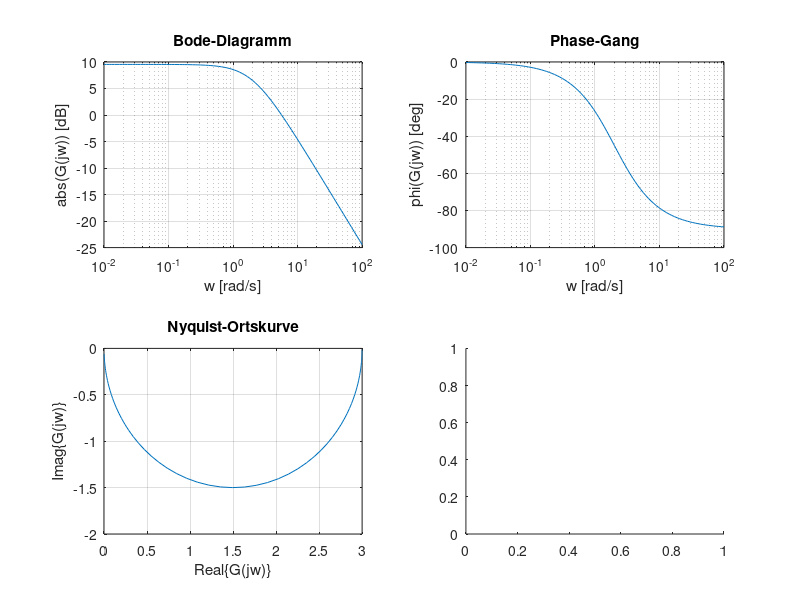

Recreate this plot in MATLAB. (Note: this script raises an error after producing the figure.)
% Berechnung des Bodediagramms für eine gegebene Übertragungsfunktion G(s)

% Definition des Frequenzvektors w
w = logspace(-2, 2, 100); % rad/s

% Parameter des Systems
K = 3;
T1 = 0.5;

% Berechnung von Real- und Imaginäranteil
ReG = K./(1 + (T1 .* w).^2);
ImG = -K .* T1 .* w./(1 + (T1 .* w).^2);

% Berechnung von Betrag und Phase
absG = sqrt(ReG.^2 + ImG.^2);
phiG = atan2(ImG, ReG);

% Darstellung als Bodediagramm und Nyquist-Ortskurve
h = figure;

% Bode-Diagramm
subplot(2, 2, 1);
semilogx(w, 20*log10(absG)); 
grid on;
title('Bode-Diagramm');
ylabel('abs(G(jw)) [dB]');
xlabel('w [rad/s]');

% Phase-Gang
subplot(2, 2, 2);
semilogx(w, phiG * 180 / pi);
grid on;
ylabel('phi(G(jw)) [deg]');
xlabel('w [rad/s]');
title('Phase-Gang');

% Nyquist-Ortskurve
subplot(2, 2, 3);
plot(ReG, ImG);
grid on;
xlabel('Real\{G(jw)\}');
ylabel('Imag\{G(jw)\}');
title('Nyquist-Ortskurve');

% Nyquist-Ortskurve in Polardarstellung
subplot(2, 2, 4);
polarplot(phiG, absG);
grid on;
title('Nyquist-Ortskurve in Polardarstellung');
